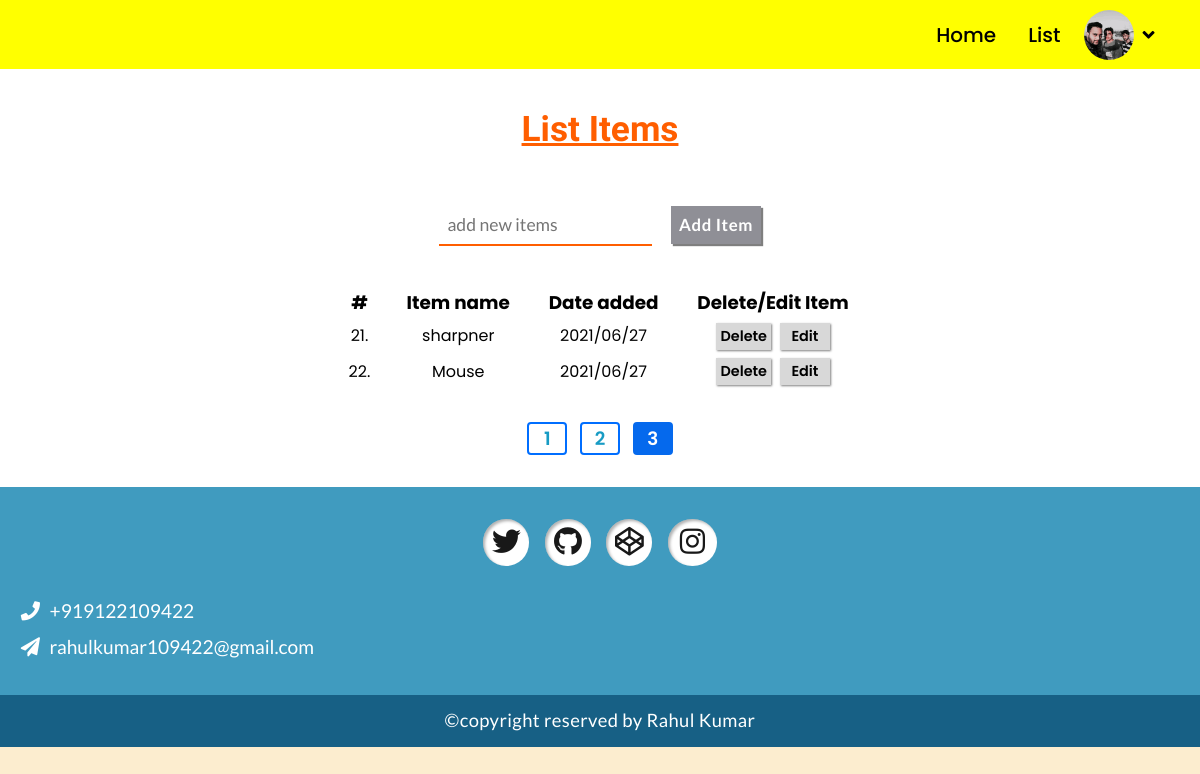
Screenshot of /list/?page=3 (signed in) with the database file from the repository.
### Todolist/models.py (models this page shows, shortened)
class User(db.Model):
    __tablename__ = "users"
    id = db.Column(db.Integer, primary_key=True)
    username = db.Column(db.String(50), unique = True, nullable = False)
    email = db.Column(db.String(60), unique = True, nullable = False)
    image_file = db.Column(db.String, nullable = False, default = 'default.png')
    password = db.Column(db.Integer, nullable = False)
    user_info = db.Column(db.Text, default = 'Hi, I am here.')
    item = db.relationship('Item', backref = 'client', lazy = True)

class Item(db.Model):
    __tablename__ = 'items'
    id = db.Column(db.Integer, primary_key=True)
    item_name = db.Column(db.String(30), nullable = False)
    date_posted = db.Column(db.DateTime, nullable = False, default = datetime.utcnow)
    user_id = db.Column(db.Integer, db.ForeignKey('users.id'), nullable = False)

### Todolist/routes.py (the view)
@app.route('/list/', methods = ['GET','POST'])
@login_required
def list():
    form = ItemForm()
    if form.validate_on_submit():
        item = Item(item_name = form.item.data, client = current_user)
        db.session.add(item)
        db.session.commit()
        flash('A new item has been added','info')
        return redirect(url_for('list'))
    page = request.args.get('page', 1, type = int)
    items = Item.query.filter_by(user_id = current_user.id).paginate(page = page, per_page = 10)
    return render_template('list.html', title = 'Add Items', form = form, items = items)

### Todolist/form.py
class ItemForm(FlaskForm):
    item = StringField(validators = [InputRequired()])
    add_item = SubmitField(label = "Add Item")

### Todolist/models.py (called while the page is built)
@login_manager.user_loader
def load_user(user_id):
    return User.query.get(int(user_id))

### Todolist/templates/list.html (shortened to what this page needs)
{% extends 'layout.html' %}
{% block stylesheets %}
    <link rel="stylesheet" href="{{url_for('static',filename='css/list.css')}}">
{% endblock %}
{% block body %}
    <main class="list--main">
        <section class="list__container__title">
            <h1>List Items</h1>
        </section>
        <form class="list__item__input__form" method="post" autocomplete="off">
            {{form.item(placeholder="add new items")}}
            {{form.add_item()}}
        </form>
        <table class="list__items__table">
            <thead>
                <tr>
                    <th>#</th>
                    <th>Item name</th>
                    <th>Date added</th>
                    <th>Delete/Edit Item</th>
                </tr>
            </thead>
            <tbody>
                {% for item in items.items %}
                <tr>
                    <td>{{loop.index + (items.page - 1)*10}}.</td>
                    <td>{{item.item_name}}</td>
                    <td>{{item.date_posted.strftime('%Y/%m/%d')}}</td>
                    <td class="item__btns">
                        <form action="{{url_for('delete_item',item_id=item.id)}}" method="post">
                            <input type="submit" value="Delete" class="item__delete__btn item__btn">
                        </form>
                        <form action="" method="post">
                            <input type="submit" value="Edit" class="item__edit__btn item__btn">
                        </form>
                    </td>
                </tr>
                {% endfor %}
            </tbody>
        </table>
        <section class="list--items">
            <ul>
                {% for page_num in items.iter_pages(left_edge=1, right_edge=1, left_current=1, right_current=2) %}
                    {% if page_num %}
                        <li class="list__item__page">
                            {% if items.page == page_num %}
                                <a href="{{url_for('list',page = page_num)}}" class="current__page">{{page_num}}</a>
                            {% else %}
                                <a href="{{url_for('list',page = page_num)}}" class="other__page">{{page_num}}</a>
                            {% endif %}
                        </li>
                    {% else %}
                        ....
                    {% endif %}
                {% endfor %}
            </ul>
        </section>
    </main>
{% endblock %}

### Todolist/templates/layout.html (shortened to what this page needs)
<!DOCTYPE html>
<html lang="en">
<head>
    <link rel="stylesheet" href="{{url_for('static',filename='css/layout.css')}}">
    <link rel="stylesheet" href="https://cdnjs.cloudflare.com/ajax/libs/font-awesome/5.15.3/css/all.min.css" />
    {% block stylesheets %}
    {% endblock %}
</head>
<body>
    <nav>
        <ul class="navigation__bar">
            <li><a href="{{url_for('home')}}" class="navigation__link">Home</a></li>
            {% if current_user.is_authenticated %}
                <li><a href="{{url_for('list')}}" class="navigation__link">List</a></li>
                <li class="navigation__tab">
                    <div class="Profile__picture__container">
                        <img src="{{url_for('static',filename='Images/'+current_user.image_file)}}" alt="Profile Picture" class="user__profile">
                    </div>
                    <i class="fa fa-angle-down"></i>
                </li>
            {% else %}
                <li><a href="{{url_for('register')}}" class="navigation__link">Register</a></li>
                <li><a href="{{url_for('login')}}" class="navigation__link">Login</a></li>
            {% endif %}
        </ul>
    </nav>
    {% block body %}
    {% endblock %}
    <footer class="footer">
        <div class="social__links">
            <a href="#" class="social__link"><i class="fab fa-twitter"></i></a>
            <a href="#" class="social__link"><i class="fab fa-github"></i></a>
            <a href="#" class="social__link"><i class="fab fa-codepen"></i></a>
            <a href="#" class="social__link"><i class="fab fa-instagram"></i></a>
        </div>
        <div class="contact__details">
            <a href="tel:+919122109422" class="contact"><i class="fa fa-phone"></i>+919122109422</a>
            <a href="mailto:rahulkumar109422@gmail.com" class="contact"><i class="fa fa-paper-plane"></i>rahulkumar109422@gmail.com</a>
        </div>
        <div class="copyright">
            <p>&copy;copyright reserved by Rahul Kumar</p>
        </div>
    </footer>
</body>
</html>

### Todolist/static/css/layout.css (style rules this page uses)
*, *::after, *::before { margin: 0; padding: 0; box-sizing: border-box; }
body { font: 400 1rem/1.6 "Poppins", sans-serif; background-color: #fcedcf; }
nav { padding: .6em; background-color: yellow; }
nav li { margin: 0 .5em; }
.navigation__bar { display: flex; flex-direction: row; justify-content: flex-end; align-items: center; font-family: "Poppins", sans-serif; list-style-type: none; margin-right: 3em; }
.navigation__link { display: inline-block; text-decoration: none; font-size: 1.25rem; font-weight: 500; color: black; padding: .4em; font-weight: 500; }
.navigation__tab { position: relative; }
.navigation__tab .Profile__picture__container { width: 50px; height: 50px; border-radius: 50%; }
.navigation__tab .user__profile { width: 100%; height: 100%; display: block; object-fit: cover; border-radius: 50%; }
.navigation__tab i { position: absolute; top: 15px; right: -20px; font-size: 1.2rem; cursor: pointer; }
.footer { display: flex; flex-direction: column; justify-content: center; align-items: stretch; font-family: 'Lato',sans-serif; background-color: #409bbf; }
.social__links { text-align: center; padding: 2em 1em 1em; }
.social__link { display: inline-block; text-decoration: none; margin: 0 .4em; }
.social__link i { font-size: 1.8rem; color: #181818; background-color: #fff; padding: .3em; box-shadow: 2px 2px 3px rgba(0, 0, 0, 0.3) inset; border-radius: 50%; }
.social__link .fa-instagram { padding: .3em .4em; }
.contact__details { margin: 1em 1.3em; display: flex; flex-direction: column; justify-content: center; align-items: flex-start; }
.contact__details a { text-decoration: none; font-size: 1.2rem; color: #fff; line-height: 1.4; }
.contact__details a i { margin-right: .5em; }
.contact__details a:nth-of-type(1) { margin-bottom: .5em; }
.copyright { margin-top: 1em; text-align: center; padding: .6em; background-color: #176085; color: #fff; font-size: 1.15rem; letter-spacing: .4px; }

### Todolist/static/css/list.css (style rules this page uses)
.list--main { background-color: #fff; padding: 2em .5em; display: flex; flex-direction: column; justify-content: center; align-items: center; }
.list__container__title { margin-bottom: 3em; color: #ff5e00; }
.list__container__title h1 { font-size: 2.2rem; font-family: 'KoHo',sans-serif; text-decoration: 3px underline currentColor; }
.list__item__input__form { margin-bottom: 2.5em; }
.list__item__input__form input { font-family: 'Lato',sans-serif; border: none; padding: .5em; }
.list__item__input__form input[type="text"] { font-size: 1.1rem; margin-right: .8em; border-bottom: 2px solid #ff5e00; }
.list__item__input__form input[type="submit"] { font-size: 1.05rem; background-color: #8f8f96; color: #fff; box-shadow: 2px 2px 1px rgba(0, 0, 0, 0.5); font-weight: 600; letter-spacing: .6px; }
.list__items__table { text-align: Center; }
.list__items__table th { font-size: 1.15rem; padding: 0 1em; }
.list__items__table td { padding: .2em .6em; font-size: 1rem; }
.item__btns { display: flex; justify-content: center; align-items: center; }
.item__btn { padding: .2em .3em; font-size: .9rem; font-family: 'Poppins',sans-serif; font-weight: 600; background-color: #d8d8d8; border: none; box-shadow: 1px 1px 2px rgba(0, 0, 0, 0.5); }
.item__delete__btn { margin-right: .6em; }
.item__edit__btn { padding: .2em .8em; }
.list--items { margin-top: 2em; text-align: center; }
.list--items ul { display: flex; align-items: Center; justify-content: center; list-style-type: none; }
.list__item__page { width: 40px; margin: 0 .4em; }
.list__item__page a { font-size: 1.15rem; text-decoration: none; display: inline-block; width: 100%; border-radius: 4px; font-weight: 600; }
.current__page { border: 2px solid #0569ed; background-color: #0569ed; color: #fff; }
.other__page { border: 2px solid #006eff; color: #179bc4; }

### rows the page displays
User: image_file (picture)
Item: item_name "sharpner", date_posted "2021/06/27"
Item: item_name "Mouse", date_posted "2021/06/27"

### other values shown
{{ page_num }} "1" "2"
{{ page_num }} "3"
